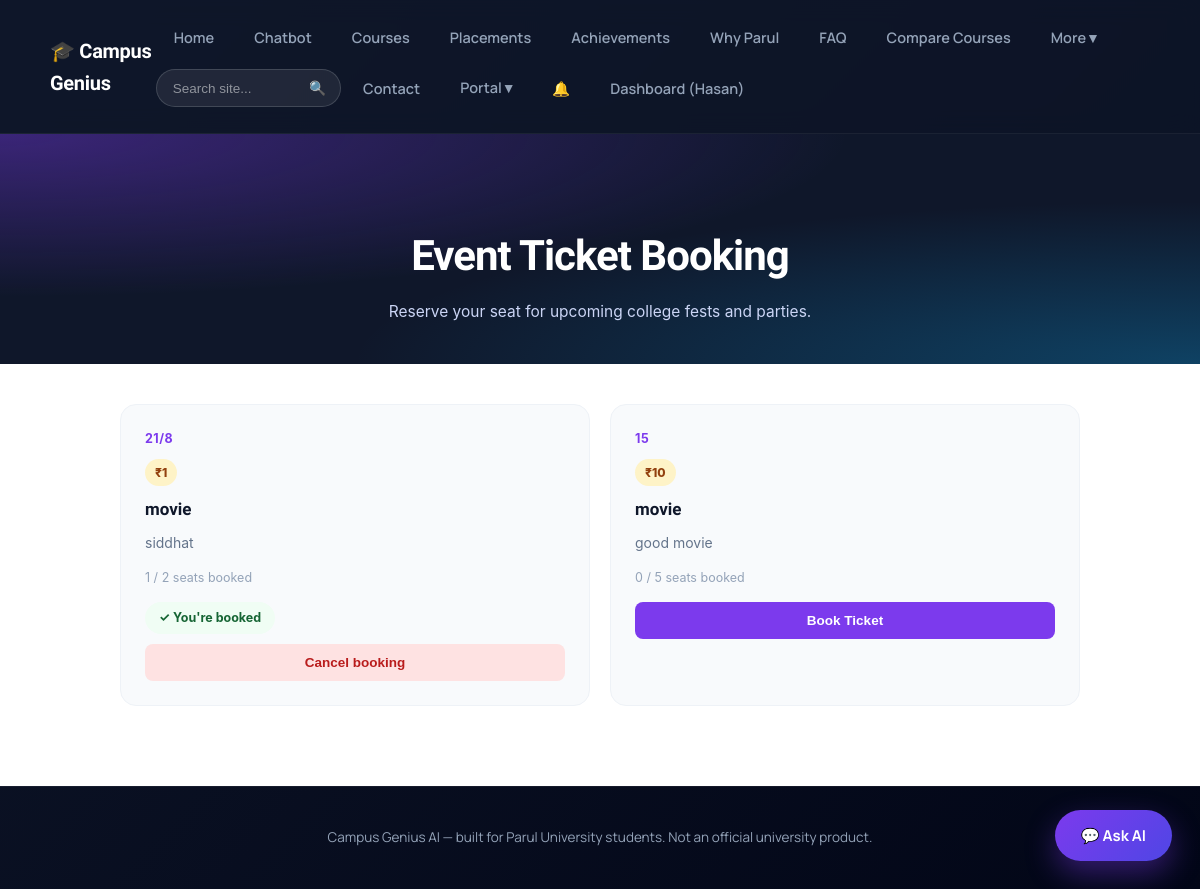
The app's page /portal/events (signed in) with its own data.
### tables this page shows
CREATE TABLE students (
            id INTEGER PRIMARY KEY AUTOINCREMENT,
            student_id TEXT UNIQUE NOT NULL,
            name TEXT NOT NULL,
            password_hash TEXT NOT NULL,
            course TEXT,
            created_at TIMESTAMP DEFAULT CURRENT_TIMESTAMP
        , security_question TEXT, security_answer_hash TEXT);

CREATE TABLE activities (
            id INTEGER PRIMARY KEY AUTOINCREMENT,
            kind TEXT NOT NULL,               -- 'event' | 'course' | 'facility'
            title TEXT NOT NULL,
            description TEXT,
            schedule_text TEXT,               -- e.g. "12 Aug, 6:00 PM" or "Mon/Wed 7-8 AM"
            capacity INTEGER DEFAULT 0,        -- 0 = unlimited
            price INTEGER DEFAULT 0,           -- rupees, 0 = free (instant booking)
            created_at TIMESTAMP DEFAULT CURRENT_TIMESTAMP
        );

### backend/app.py (the view)
@app.route("/portal/events")
@login_required
def portal_events():
    sid = current_user.student_id
    return render_template(
        "portal_events.html",
        activities=portal.list_activities("event"),
        booked_ids=portal.get_student_booked_activity_ids(sid, "event")
    )

### backend/app.py (called while the page is built, shortened)
@app.after_request
def set_security_headers(response):
    response.headers["X-Content-Type-Options"] = "nosniff"
    response.headers["X-Frame-Options"] = "DENY"
    response.headers["Referrer-Policy"] = "strict-origin-when-cross-origin"
    if request.path.startswith("/static/"):
        response.headers["Cache-Control"] = "public, max-age=604800"  # 7 days
    return response

@app.context_processor
def inject_csrf_token():
    return {"csrf_token": lambda: security.generate_csrf_token(session)}

@app.before_request
def enforce_csrf():
    if request.method != "POST":
        return None

@login_manager.user_loader
def load_user(user_id):
    return get_student_by_id(user_id)

### backend/auth.py (called while the page is built)
def get_student_by_id(user_id):
    conn = get_connection()
    row = conn.execute(
        "SELECT * FROM students WHERE id = ?",
        (user_id,)
    ).fetchone()
    conn.close()
    return Student(row) if row else None

### backend/database.py (called while the page is built)
def get_connection():
    conn = sqlite3.connect(DB_PATH)
    conn.row_factory = sqlite3.Row
    return conn

### backend/portal.py (called while the page is built)
def list_activities(kind):
    conn = get_connection()
    rows = conn.execute(
        "SELECT * FROM activities WHERE kind = ? ORDER BY created_at DESC",
        (kind,)
    ).fetchall()
    result = []
    for r in rows:
        row = dict(r)
        booked_count = conn.execute(
            "SELECT COUNT(*) as c FROM activity_bookings WHERE activity_id = ?",
            (row["id"],)
        ).fetchone()["c"]
        row["booked_count"] = booked_count
        row["is_full"] = bool(row["capacity"]) and booked_count >= row["capacity"]
        result.append(row)
    conn.close()
    return result

def get_student_booked_activity_ids(student_id, kind):
    conn = get_connection()
    rows = conn.execute(
        """
        SELECT ab.activity_id FROM activity_bookings ab
        JOIN activities a ON a.id = ab.activity_id
        WHERE ab.student_id = ? AND a.kind = ?
        """,
        (student_id, kind)
    ).fetchall()
    conn.close()
    return {r["activity_id"] for r in rows}

### backend/security.py (called while the page is built)
def generate_csrf_token(session):
    if "_csrf_token" not in session:
        session["_csrf_token"] = secrets.token_hex(16)
    return session["_csrf_token"]

### templates/portal_events.html (shortened to what this page needs)
{% extends "base.html" %}
{% block content %}
<link rel="stylesheet" href="{{ url_for('static', filename='css/portal.css') }}">
<div class="portal-page">
    <div class="portal-hero">
        <h1>Event Ticket Booking</h1>
        <p>Reserve your seat for upcoming college fests and parties.</p>
    </div>
    <div class="portal-wrap">
        {% if activities %}
        <div class="portal-grid">
            {% for a in activities %}
            <div class="portal-card">
                <div class="meta">{{ a.schedule_text }}</div>
                {% if a.price and a.price > 0 %}
                <div style="display:inline-block;background:#fef3c7;color:#92400e;font-size:12px;font-weight:800;padding:4px 10px;border-radius:20px;margin-bottom:10px;">₹{{ a.price }}</div>
                {% else %}
                <div style="display:inline-block;background:#f0fdf4;color:#166534;font-size:12px;font-weight:800;padding:4px 10px;border-radius:20px;margin-bottom:10px;">FREE</div>
                {% endif %}
                <h3>{{ a.title }}</h3>
                <p class="desc">{{ a.description }}</p>
                <div class="capacity-bar">
                    {% if a.capacity %}
                        {{ a.booked_count }} / {{ a.capacity }} seats booked
                    {% else %}
                        Unlimited seats
                    {% endif %}
                </div>
                {% if a.id in booked_ids %}
                    <span class="badge-booked">✓ You're booked</span>
                    <form method="POST" action="{{ url_for('portal_cancel', activity_id=a.id) }}" style="margin-top:10px;">
                        <button type="submit" class="btn-danger btn-full">Cancel booking</button>
                    </form>
                {% elif a.is_full %}
                    <span class="badge-full">Fully booked</span>
                {% else %}
                    <form method="POST" action="{{ url_for('portal_book', activity_id=a.id) }}">
                        <button type="submit" class="btn-primary btn-full">Book Ticket</button>
                    </form>
                {% endif %}
            </div>
            {% endfor %}
        </div>
        {% else %}
        <div class="empty-state">No events posted right now. Check back soon!</div>
        {% endif %}
    </div>
</div>
{% endblock %}

### templates/base.html (shortened to what this page needs)
<!DOCTYPE html>
<html lang="en">
<head>
<link rel="stylesheet" href="/static/css/style.css">
</head>
<body>
<div class="navbar">
<div class="brand">
🎓 Campus Genius
</div>
<div class="nav-links">
<a href="/visitor">Home</a>
<a href="/chatbot">Chatbot</a>
<a href="/courses">Courses</a>
<a href="/placements">Placements</a>
<a href="/achievements">Achievements</a>
<a href="/why">Why Parul</a>
<a href="/faq">FAQ</a>
<a href="/compare">Compare Courses</a>
<div class="nav-dropdown" tabindex="0">
<a href="javascript:void(0)">More ▾</a>
</div>
<form class="nav-search" action="{{ url_for('search') }}" method="GET" role="search">
<input type="text" name="q" placeholder="Search site..." aria-label="Search">
<button type="submit" aria-label="Search">🔍</button>
</form>
<a href="/contact">Contact</a>
{% if current_user.is_authenticated %}
  <div class="nav-dropdown" tabindex="0">
  <a href="javascript:void(0)">Portal ▾</a>
  </div>
  <a href="{{ url_for('portal_notifications') }}" style="position:relative;">
    🔔<span id="notifBadge" style="display:none;position:absolute;top:0;right:-2px;background:#ef4444;color:white;border-radius:50%;font-size:10px;width:16px;height:16px;line-height:16px;text-align:center;">0</span>
  </a>
  <a href="{{ url_for('dashboard') }}">Dashboard ({{ current_user.name }})</a>
{% else %}
  <a href="{{ url_for('login') }}">Student Login</a>
{% endif %}
</div>
</div>
<div class="container">
{% block content %}
{% endblock %}
</div>
<footer class="site-footer">
    Campus Genius AI — built for Parul University students. Not an official university product.
</footer>
<button class="ask-ai" onclick="location.href='/chatbot'">
💬 Ask AI
</button>
</body>
</html>

### static/css/style.css (style rules this page uses)
.container { max-width: none; padding: 0; }
body { font-family: 'Inter', system-ui, -apple-system, sans-serif; color: #1e293b; line-height: 1.6; }

### static/css/portal.css (style rules this page uses)
.portal-page { background: #ffffff; font-family: 'Inter', system-ui, -apple-system, sans-serif; color: #0f172a; min-height: 80vh; }
.portal-hero { background: #0f172a; background-image: radial-gradient(at 0% 0%, rgba(124, 58, 237, 0.4) 0, transparent 50%), radial-gradient(at 100% 100%, rgba(14, 165, 233, 0.3) 0, transparent 50%); color: white; padding: 60px 20px 40px; text-align: center; }
.portal-hero h1 { font-size: clamp(28px, 4.5vw, 42px); font-weight: 800; letter-spacing: -1px; margin-bottom: 10px; }
.portal-hero p { color: #cbd5f5; font-size: 15.5px; max-width: 600px; margin: 0 auto; }
.portal-wrap { max-width: 1000px; margin: 0 auto; padding: 40px 20px 80px; }
.portal-grid { display: grid; grid-template-columns: repeat(auto-fit, minmax(280px, 1fr)); gap: 20px; }
.portal-card { background: #f8fafc; border: 1px solid #eef2f7; border-radius: 16px; padding: 24px; }
.portal-card h3 { margin: 0 0 8px; font-size: 17px; }
.portal-card .meta { font-size: 12.5px; color: #7c3aed; font-weight: 700; text-transform: uppercase; letter-spacing: 0.5px; margin-bottom: 10px; }
.portal-card p.desc { color: #64748b; font-size: 14px; line-height: 1.6; margin: 0 0 14px; }
.capacity-bar { font-size: 12.5px; color: #94a3b8; margin-bottom: 14px; }
.btn-primary, .btn-secondary, .btn-danger { display: inline-block; padding: 11px 20px; border-radius: 8px; border: none; font-size: 13.5px; font-weight: 700; cursor: pointer; text-decoration: none; text-align: center; }
.btn-primary { background: #7c3aed; color: white; }
.btn-danger { background: #fee2e2; color: #b91c1c; }
.btn-full { width: 100%; }
.badge-booked { display: inline-block; background: #f0fdf4; color: #166534; padding: 6px 14px; border-radius: 20px; font-size: 12.5px; font-weight: 700; }

### templates/base.html (style rules this page uses)
:root { --brand-primary: #7c3aed; --brand-primary-dark: #6d28d9; --brand-secondary: #4f46e5; --brand-dark: #0f172a; --brand-darker: #020617; --text-light: #f1f5f9; --text-muted: #94a3b8; --font-display: 'Sora', system-ui, sans-serif; --font-body: 'Manrope', system-ui, sans-serif; }
* { box-sizing: border-box; }
body { margin: 0; font-family: var(--font-body); background: linear-gradient(135deg, var(--brand-dark), var(--brand-darker)); color: white; -webkit-font-smoothing: antialiased; }
h1, h2, h3, h4, .navbar b { font-family: var(--font-display); }
.navbar { display: flex; justify-content: space-between; align-items: center; padding: 18px 50px; background: rgba(15, 23, 42, 0.75); backdrop-filter: blur(12px); position: sticky; top: 0; z-index: 100; border-bottom: 1px solid rgba(255, 255, 255, 0.06); }
.navbar .brand { font-family: var(--font-display); font-weight: 800; font-size: 20px; letter-spacing: -0.3px; display: flex; align-items: center; gap: 8px; }
.nav-links { display: flex; align-items: center; flex-wrap: wrap; gap: 4px; }
.navbar a { color: var(--text-muted); text-decoration: none; margin: 0 4px; font-weight: 600; font-size: 14.5px; padding: 8px 14px; border-radius: 8px; transition: all 0.2s ease; }
.nav-dropdown { position: relative; }
.container { padding: 0; }
.ask-ai { position: fixed; bottom: 28px; right: 28px; background: linear-gradient(135deg, var(--brand-primary), var(--brand-secondary)); color: white; border: none; padding: 15px 26px; border-radius: 50px; font-size: 15px; font-weight: 700; font-family: var(--font-body); cursor: pointer; box-shadow: 0 12px 30px rgba(124, 58, 237, 0.4); transition: transform 0.25s ease, box-shadow 0.25s ease; z-index: 90; }
footer.site-footer { padding: 40px 8%; text-align: center; color: var(--text-muted); font-size: 13.5px; border-top: 1px solid rgba(255, 255, 255, 0.06); }
.nav-search { display: flex; align-items: center; background: rgba(255,255,255,0.08); border: 1px solid rgba(255,255,255,0.15); border-radius: 20px; padding: 6px 6px 6px 14px; margin: 8px 0; }
.nav-search input { background: none; border: none; outline: none; color: white; font-size: 13.5px; width: 130px; }
.nav-search input::placeholder { color: rgba(255,255,255,0.5); }
.nav-search button { background: none; border: none; color: white; cursor: pointer; font-size: 14px; padding: 4px 8px; }

### records on screen
students: name "Hasan"
activities: schedule_text "21/8", price "1", title "movie", description "siddhat", booked_count "1", capacity "2"
activities: schedule_text "15", price "10", title "movie", description "good movie", booked_count "0", capacity "5"
